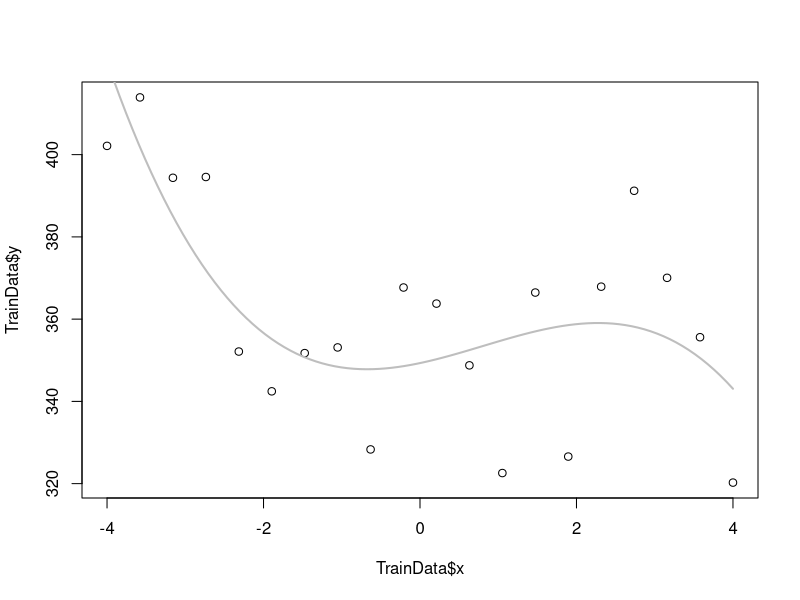
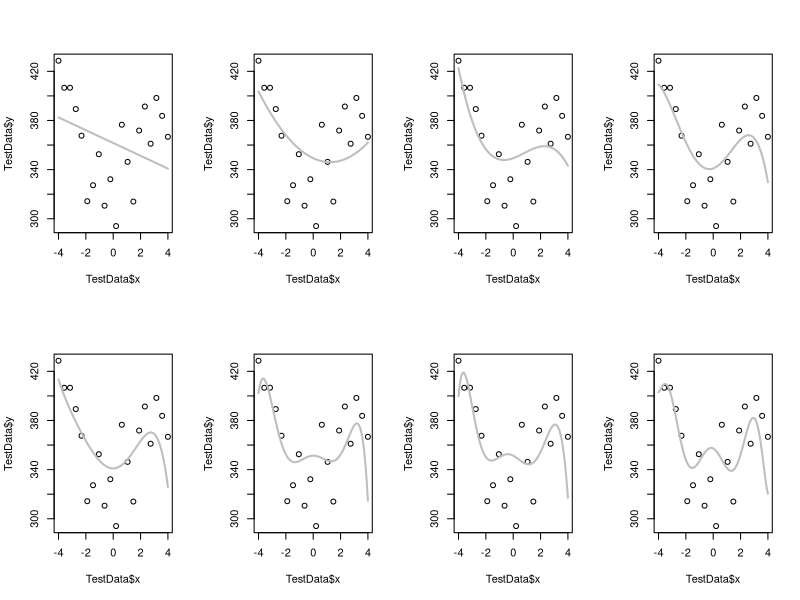

Write R code to recreate these figures, in order.
rm(list=ls())

# setwd("") # Set to the directory that contains 'PolyTrainData.csv' and 'PolyTestData.csv'

TrainData <- read.csv("PolyTrainData.csv",header=TRUE)

n <- 3 # Order of the polynomal to fit - play around with this to find what you think is the best-fitting model (based on plotting data and model fit in lines 11-15)

MyPolyFit <- lm(y~poly(x,n),data=TrainData)
plot(TrainData$x,TrainData$y)
xx <- seq(min(TrainData$x),max(TrainData$x),length.out=100)
yy <- predict(MyPolyFit,data.frame(x=xx))
lines(xx,yy,col="grey",lty=1,lwd=2)




par(mfrow=c(2,4))

for (i in 1:8){

  n <- i # Order of the polynomal to fit
  
  MyPolyFit <- lm(y~poly(x,n),data=TrainData)
  xx <- seq(min(TrainData$x),max(TrainData$x),length.out=100)
  yy <- predict(MyPolyFit,data.frame(x=xx))
  
  # Now load in some "test data" and plot it against the model prediction
  TestData <- read.csv("PolyTestData.csv",header=TRUE)
  plot(TestData$x,TestData$y)
  # Calculate the 'yy' model prediction
  lines(xx,yy,col="grey",lty=1,lwd=2)
}
